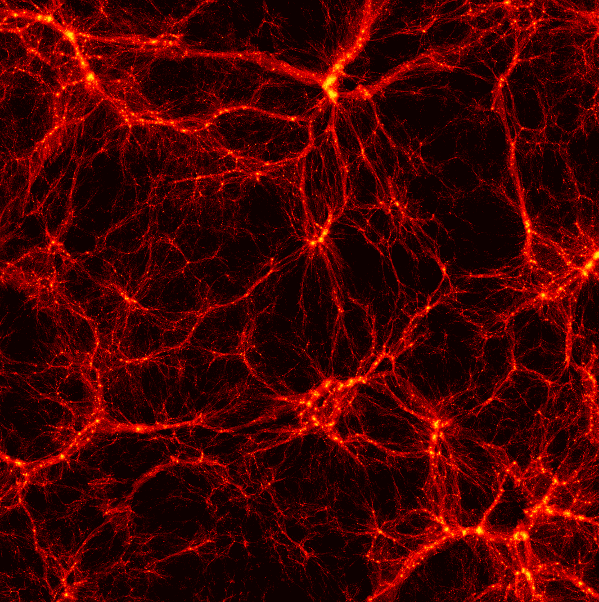
#> input picture PS3/LSS.png, 599 x 602 px
$ jupyter execute --allow-errors persistence.ipynb
#> lines starting #> are read from the running program, lines starting #| are printed output that depends on the picture; after the words box and inside, x2 and y2 are one past the last pixel; in counts of white or black regions, pixels touching at a corner belong together
[cell 1]
import numpy as np
import matplotlib.pyplot as plotter
import cv2
from ripser import ripser
from persim import plot_diagrams, PersImage

[cell 2]
def find_connected_components(binary_image):
    # connectivity 8 means that diagonally connected pixels are also considered connected
    num_labels, labels, stats, centroids = cv2.connectedComponentsWithStats(binary_image, connectivity=8)
    centroids = centroids[1:]
    return centroids

def data_preparation(image_path):
#> called with image_path = 'LSS.png'
    image = cv2.imread(image_path, cv2.IMREAD_GRAYSCALE)
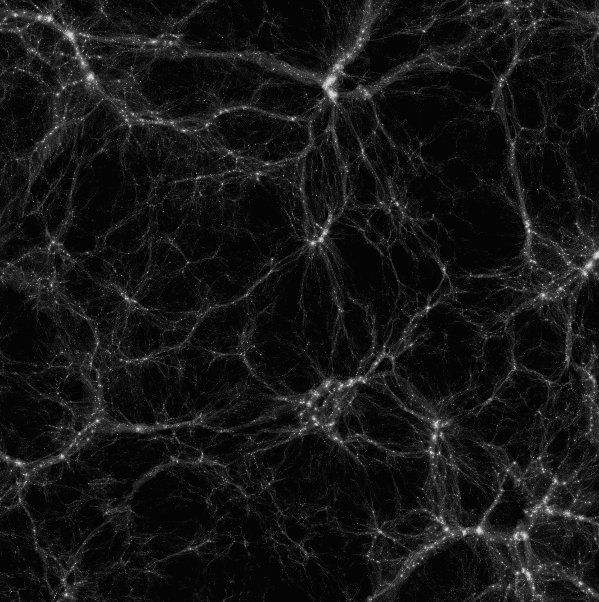
#> image: shape (602, 599); min 4, max 210, mean 21.4
    binary_image = cv2.threshold(image, 0, 255, cv2.THRESH_BINARY + cv2.THRESH_OTSU)[1]
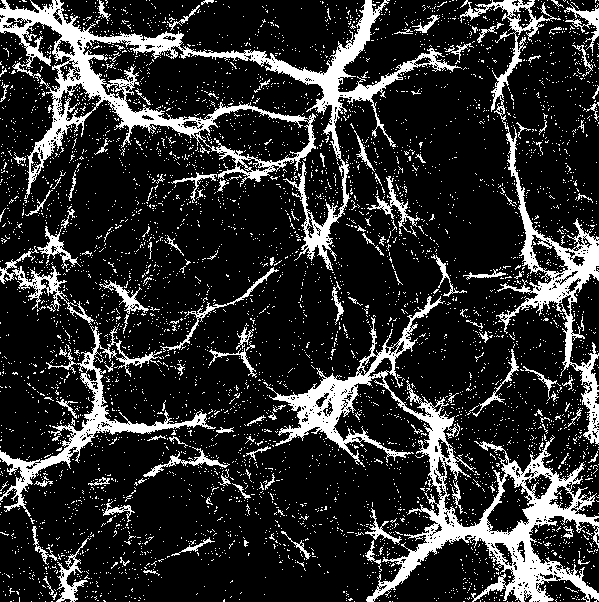
#> binary_image: shape (602, 599); 18% white; 5310 white regions (5190 under 20 px), largest, box (x1, y1, x2, y2) and area: (0, 0, 462, 271) 16270, (263, 296, 599, 602) 15740, (460, 0, 599, 445) 6881

    point_cloud = find_connected_components(binary_image)
#> in find_connected_components, `num_labels, labels, stats, centroids = cv2.connectedComponentsWithStat..`:
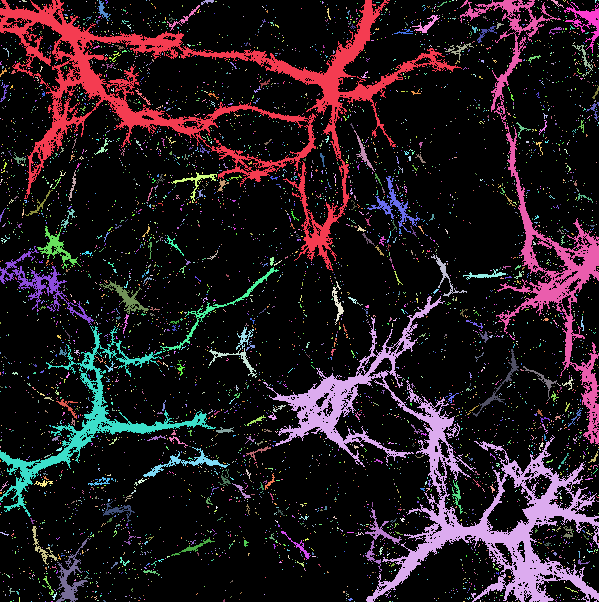
#> labels: shape (602, 599) int32; 5311 distinct labels, from 0 to 5310; one colour per label, 0 black
#> in find_connected_components, `num_labels, labels, stats, centroids = cv2.connectedComponentsWithStat..`: num_labels = 5311; centroids = 5311 pairs, first value 0 to 598, second value 0 to 601
#> in find_connected_components, `centroids = centroids[1:]`: centroids = 5310 pairs, first value 0 to 598, second value 0 to 601
#> point_cloud has the same summary as centroids in find_connected_components
    return image, binary_image, point_cloud

[cell 3]
def plot_data_preparation(image, point_cloud, binary_image):
    plotter.figure(figsize=(18, 6))

    plotter.subplot(1, 3, 1)
    plotter.imshow(image)
    plotter.title('Original Image')
    plotter.axis('off')

    plotter.subplot(1, 3, 2)
    plotter.imshow(binary_image, cmap='gray')
    plotter.title('Binary Image')
    plotter.axis('off')

    plotter.subplot(1, 3, 3)
    plotter.scatter(point_cloud[:, 0], point_cloud[:, 1], s=1)
    plotter.title('Point Cloud from Centroids')

    # Use inverted y-axis to match image coordinates
    plotter.gca().invert_yaxis()
    plotter.axis('equal')

[cell 4]
def create_persistence_image(diagrams):
    h1 = diagrams[1]
    h1_finite_death_diagrams = h1[np.isfinite(h1[:, 1])]

    print(f"Number of finite H1 features: {len(h1_finite_death_diagrams)}")

    if len(h1_finite_death_diagrams) == 0:
        print("No finite H1 features found. Creating empty persistence image.")
        return

    pi = PersistenceImager(pixel_size=1.0)
    p_image = pi.fit_transform([h1_finite_death_diagrams])[0]

    plotter.figure(figsize=(10, 6))
    plotter.imshow(p_image, cmap='viridis', origin='lower')
    plotter.title("Persistence Image (H1)")
    plotter.colorbar()

[cell 5]
image, binary_image, point_cloud = data_preparation("LSS.png")
#> point_cloud has the same summary as centroids in find_connected_components

[cell 6]
plot_data_preparation(image, point_cloud, binary_image)
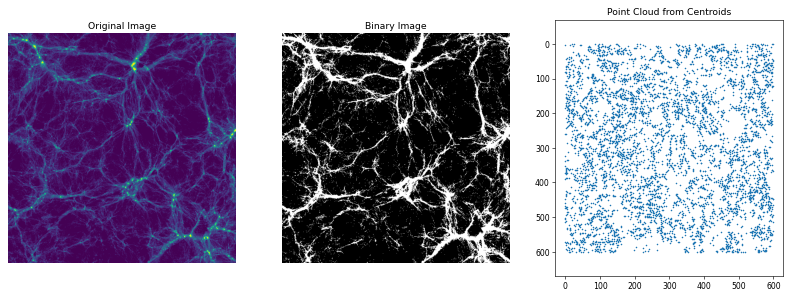
#> figure drawn by matplotlib, 3 panels

#> (a cell that did not finish here is left out)

[cell 8]
print(f"Number of points in point cloud: {len(point_cloud)}")
#| Number of points in point cloud: 5310
#> (the rest of this cell did not finish here and is left out)
